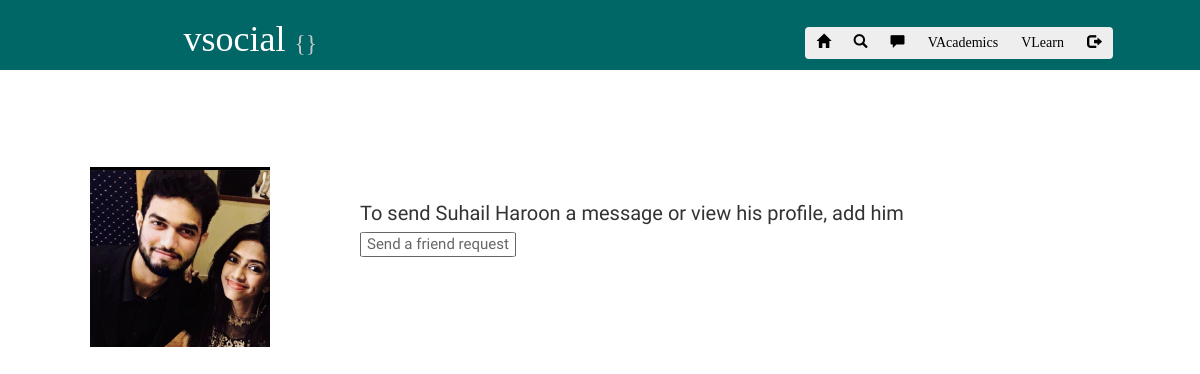
/user/index.php?target=1, run on an earlier commit of the app's database.
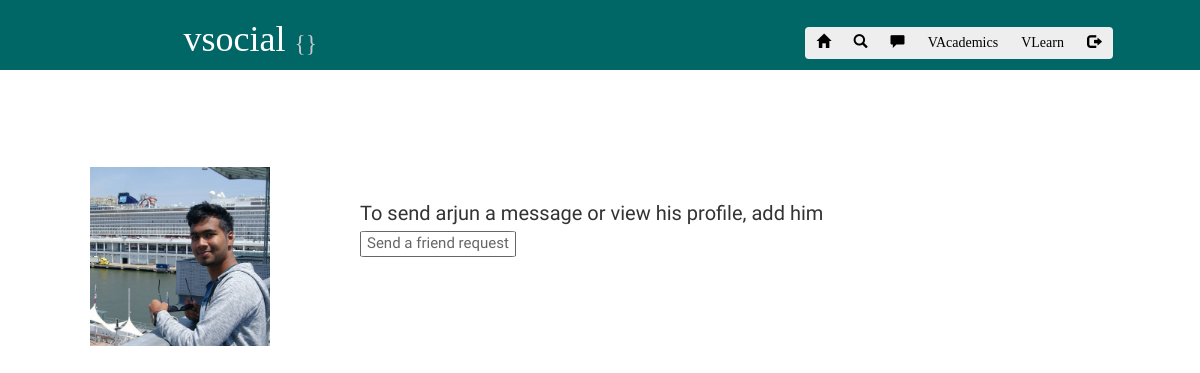
And on a later commit of the database.
### tables this page shows
CREATE TABLE `profilepic` (
  `id` bigint(10) NOT NULL,
  `userid` bigint(10) NOT NULL,
  `link` varchar(255) NOT NULL,
  `time` timestamp NOT NULL DEFAULT CURRENT_TIMESTAMP,
  `timestamp` bigint(200) NOT NULL
);

CREATE TABLE `primaryinfo` (
  `userid` bigint(10) NOT NULL,
  `name` varchar(30) NOT NULL,
  `email` varchar(30) NOT NULL,
  `gender` varchar(1) NOT NULL,
  `age` varchar(3) NOT NULL,
  `phonenumber` varchar(15) NOT NULL,
  `address` varchar(65000) NOT NULL
);

### user/index.php (the view, shortened to what this page needs)
<?php
include '../connection.php';
$username=$_SESSION['username'];
$sql="SELECT userid FROM usera WHERE username='$username'";
$result = mysqli_query($conn,$sql) or die("Error: ".mysqli_error($conn));
$row = mysqli_fetch_array($result);
$id=$row[0];
$sql2="SELECT name FROM primaryinfo WHERE userid='$id'";
$result2 = mysqli_query($conn,$sql2) or die("Error: ".mysqli_error($conn));
$row2 = mysqli_fetch_array($result2);
$name=$row2[0];
?>
<!doctype html>
<html lang="en">
<head>
<link rel="stylesheet" href="https://maxcdn.bootstrapcdn.com/bootstrap/3.3.7/css/bootstrap.min.css">
</head>
<body>
<div class="container-responsive">
<div class="row bstop top">
<div class="col-xs-12 col-md-5">
<h1 class="text-center d-inline">&nbsp;&nbsp;vsocial <small class="top_name">{<?php echo $name;?>}</small></h1>
</div>
<div class="col-xs-12 col-md-5 text-center">
<h1><div class="btn-group btn-group-md " role="group" aria-label="...">
	<a href="../home" class="btn btn-primary button_white"><span class="glyphicon glyphicon-home"></span></a>
	<a href="../search" class="btn btn-primary button_white"><span class="glyphicon glyphicon-search"></span></a>
	<a href="../messenger" class="btn btn-primary button_white"><span class="glyphicon glyphicon-comment"></span></a>
	<a href="../test/homes.php" class="btn btn-primary button_white">VAcademics </a>
	<a href="../test/learn.php" class="btn btn-primary button_white">VLearn </a>
	<a href="../logout.php" class="btn button_white btn-danger"><span class="glyphicon glyphicon-log-out"></span></a></div></h1>
</div>
</div>
</div>
<br>
<br>
<span class="n firstn">
<?php
if ($_GET['target']!="")
{
	$friendid=$_GET['target'];
	$sql1="SELECT * FROM friend WHERE userid='$id' AND friendid='$friendid'";
$s2=mysqli_query($conn,$sql1) or die(mysqli_error($conn));
$sqw3=mysqli_num_rows($s2);
$sq1="SELECT * FROM friend WHERE userid='$friendid' AND friendid='$id'";
$sq2=mysqli_query($conn,$sq1) or die(mysqli_error($conn));
$sq3=mysqli_num_rows($sq2);
$s3=$sqw3+$sq3;
if ($s3==1)
{
if ($sqw3>0)
{
$s4=mysqli_fetch_array($s2);
}
else
{
$s4=mysqli_fetch_array($sq2);
}
if ($s4['status']==1)
{
$bval="Delete friend";
}
else if ($s4['status']==0 && $s4['userid']==$id && $s4['friendid']==$friendid)
{
$bval="Cancel friend request";
}
else if ($s4['status']==0 && $s4['userid']==$friendid && $s4['friendid']==$id)
{
$bval="Accept friend request";
}
else
{
$bval="Error";
}
}
elseif($s3==0)
{
$bval="Send a friend request";
}
else
{
$bval="Error";
}
	echo "<table width='100%'><tr><td width='30%'>";
	$otheruserid=$_GET['target'];
	$s5="SELECT * FROM primaryinfo WHERE userid='$otheruserid'";
	$s6=mysqli_query($conn,$s5) or die(mysqli_error($conn));
	$row7=mysqli_fetch_array($s6) or die(mysqli_error($conn));
	$otherusername=$row7['name'];
	$otherusergender=$row7['gender'];
	if ($otherusergender=='M' || $otherusergender=='')
	{
	$call1="his";
	$call2="him";
	}
	else
	{
	$call1="her";
	$call2="her";
	$call3="she";
	}
	$s8="SELECT link FROM profilepic WHERE userid='$otheruserid' ORDER BY id DESC LIMIT 1";
	$s9=mysqli_query($conn,$s8) or die(mysqli_error($conn));
	$row10=mysqli_fetch_array($s9) or die(mysqli_error($conn));
	$otheruserpplink=$row10['link'];
	echo "<br>";
	echo "<br>";
	echo "<center><img src='".$otheruserpplink."' width='50%'></center>";
	if ($bval=="Send a friend request")
	{
	echo "</td><td width='70%'>To send ".$otherusername." a message or view ".$call1." profile, add ".$call2." <br><a href='addfriend.php?friend=".$otheruserid."'><button class='general' name='add' id='add'>$bval</button></a></td></tr></table> ";
	}
}?>
</span>
</body>
</html>

### user/index.php (style rules this page uses)
span.n { font-family: 'Raleway', sans-serif; font-size:20px; }
body { padding:0px; margin:0px; }
button.x,button.u,button.postbutton,button.postimage,.general { transition:all ease 0.5s; font-size:15px; font-family:'Raleway', sans-serif; border: thin solid #666; background-color:white; color:#666; border-radius:5%; }
.bstop { background:#EFEFEF; }
.top { font-family: 'Comfortaa', cursive; background: rgb(1,102,102); color:white; }
.top_name { color:rgb(200,200,200); }
.button_white { color:black; background: #eee; border:#eee; }

What changed in the data, as far as the page shows it:
removed profilepic: link (picture)
now on this page (row unchanged): profilepic: link (picture)
changed primaryinfo "his": name "Suhail Haroon" → "arjun"
